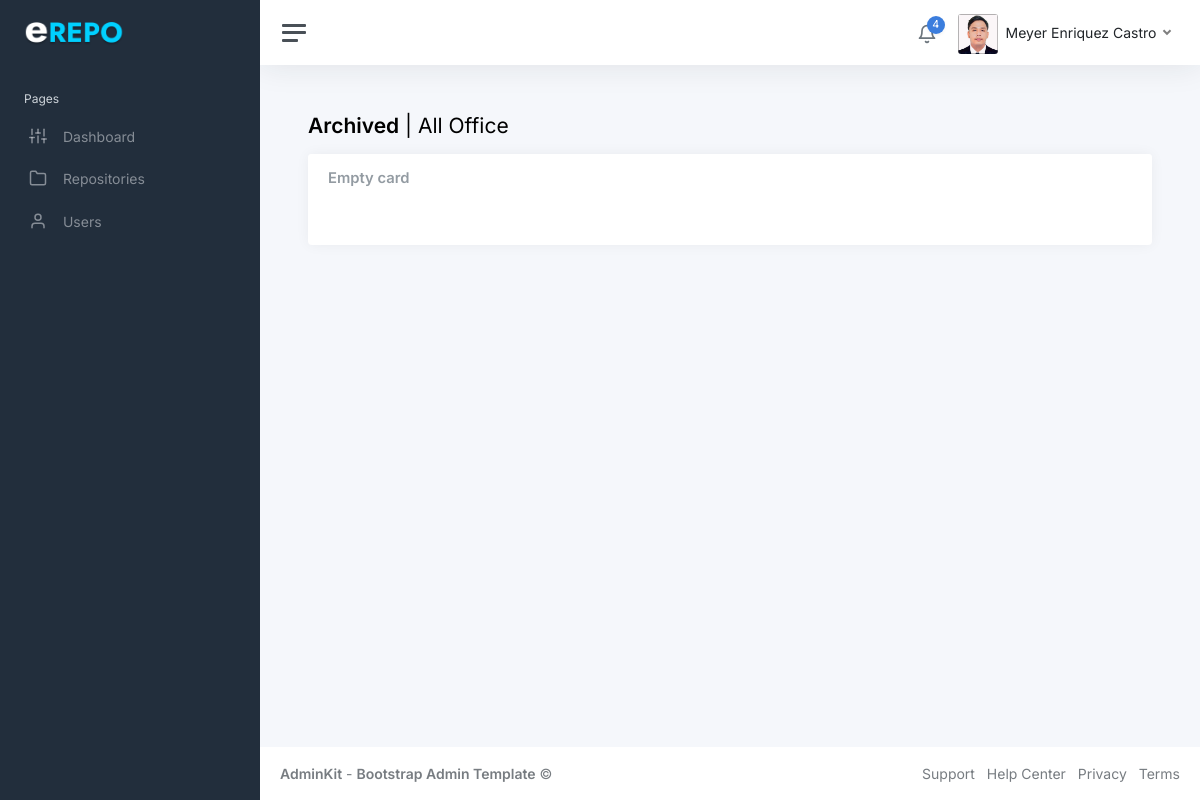
Page /frontend/archived.php (signed in) on the earlier database version.
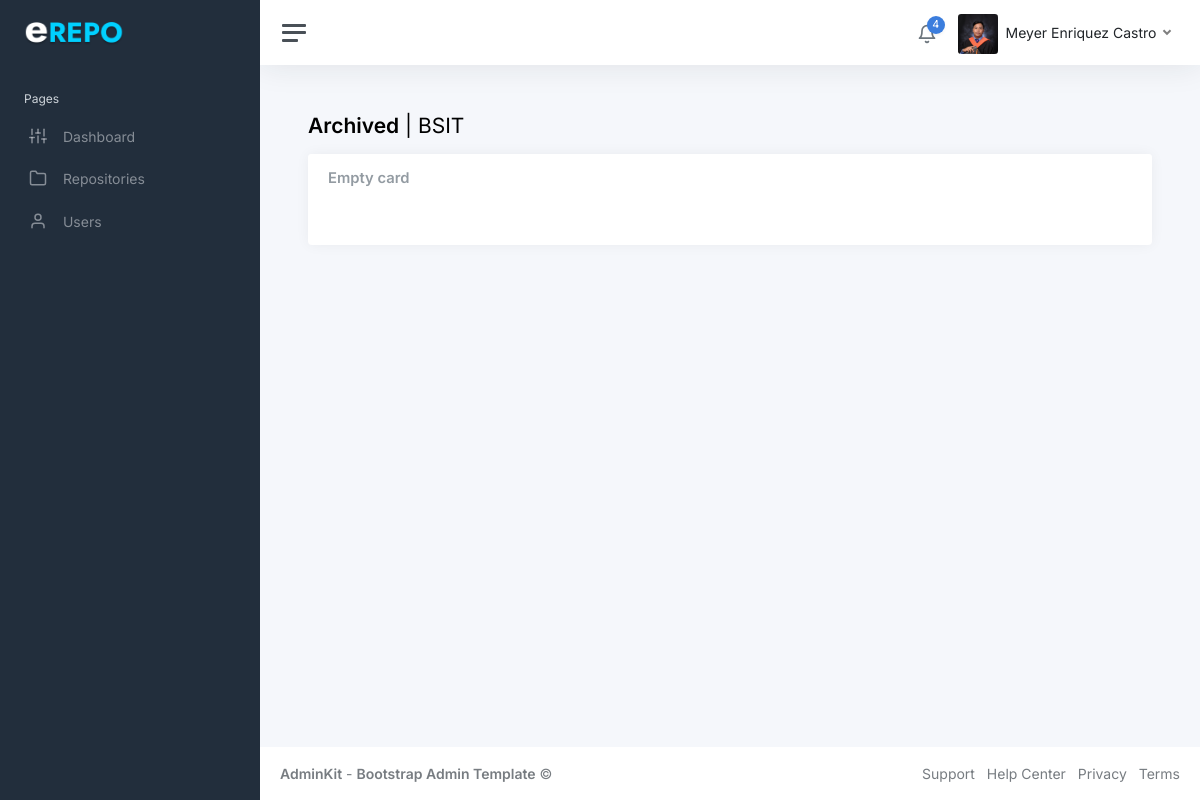
Same page on the later database version.
### tables this page shows
CREATE TABLE `users` (
  `id` int(11) NOT NULL,
  `full_name` varchar(100) NOT NULL,
  `email` varchar(100) NOT NULL,
  `password` varchar(255) NOT NULL,
  `profile_picture` varchar(255) DEFAULT NULL,
  `accesstype_id` int(11) DEFAULT NULL,
  `office_id` int(11) DEFAULT NULL,
  `dateCreated` timestamp NOT NULL DEFAULT current_timestamp()
);

CREATE TABLE `offices` (
  `office_id` int(11) NOT NULL,
  `officeName` varchar(200) NOT NULL,
  `officeCode` varchar(50) NOT NULL
);

### backend/function.php (called while the page is built, shortened)
<?php
function OfficeName($id){
    global $conn;
    $query = 'SELECT officeCode FROM offices WHERE office_id=?';
    $stmt = $conn->prepare($query);
    $stmt->bind_param('i', $id);
    $stmt->execute();
    $stmt->bind_result($officeName);
    return $officeName;
}
?>

### frontend/archived.php (the view, shortened to what this page needs)
<?php include'../backend/session.php';
include '../backend/db.php';
include "../backEnd/function.php";
?>
<!DOCTYPE html>
<html lang="en">
<head>
	<link rel="stylesheet" href="https://stackpath.bootstrapcdn.com/bootstrap/4.5.2/css/bootstrap.min.css">
	<link href="../static/css/app.css" rel="stylesheet">
</head>
<body>
	<div class="wrapper">
    <?php include'nav.php';?>
		<div class="main">
        <?php include'header-nav.php';?>
			<main class="content">
				<div class="container-fluid p-0">
					<h1 class="h3 mb-3"><strong>Archived</strong> |
					<?php
if (isset($_SESSION['id'])) {
    $user_id = $_SESSION['id'];
    $query = "SELECT * FROM users WHERE id = '$user_id'";
    $result = $conn->query($query);
    if ($result->num_rows == 1) {
        $user_data = $result->fetch_assoc();
        $office_id = $user_data['office_id'];
		if ($office_id == 0) {
			echo "All Offices";
		} else{
			echo officeName($user_data['office_id']);
		}
		}
	}
?>
                    </h1>
					<div class="row">
						<div class="col-12">
							<div class="card">
								<div class="card-header">
									<h5 class="card-title mb-0">Empty card</h5>
								</div>
								<div class="card-body">
								</div>
							</div>
						</div>
					</div>
				</div>
			</main>
			<footer class="footer">
				<div class="container-fluid">
					<div class="row text-muted">
						<div class="col-6 text-start">
							<p class="mb-0">
								<a class="text-muted" href="https://adminkit.io/" target="_blank"><strong>AdminKit</strong></a> - <a class="text-muted" href="https://adminkit.io/" target="_blank"><strong>Bootstrap Admin Template</strong></a>								&copy;
							</p>
						</div>
						<div class="col-6 text-end">
							<ul class="list-inline">
								<li class="list-inline-item">
									<a class="text-muted" href="https://adminkit.io/" target="_blank">Support</a>
								</li>
								<li class="list-inline-item">
									<a class="text-muted" href="https://adminkit.io/" target="_blank">Help Center</a>
								</li>
								<li class="list-inline-item">
									<a class="text-muted" href="https://adminkit.io/" target="_blank">Privacy</a>
								</li>
								<li class="list-inline-item">
									<a class="text-muted" href="https://adminkit.io/" target="_blank">Terms</a>
								</li>
							</ul>
						</div>
					</div>
				</div>
			</footer>
		</div>
	</div>
</body>
</html>

### frontend/header-nav.php (shortened to what this page needs)
<?php
$stmt = $conn->prepare("SELECT * FROM users WHERE id = ?");
$stmt->bind_param("i", $_SESSION['id']);
$stmt->execute();
$result = $stmt->get_result();
$user = $result->fetch_assoc();
?>
<nav class="navbar navbar-expand navbar-light navbar-bg">
				<a class="sidebar-toggle js-sidebar-toggle">
          <i class="hamburger align-self-center"></i>
        </a>
				<div class="navbar-collapse collapse">
					<ul class="navbar-nav navbar-align">
						<li class="nav-item dropdown">
							<a class="nav-icon dropdown-toggle" href="#" id="alertsDropdown" data-bs-toggle="dropdown">
								<div class="position-relative">
									<i class="align-middle" data-feather="bell"></i>
									<span class="indicator">4</span>
								</div>
							</a>
						</li>
						<li class="nav-item dropdown">
                <a class="nav-link dropdown-toggle d-none d-sm-inline-block" href="#" data-bs-toggle="dropdown">
				<img src="../backend/<?php echo $user['profile_picture']; ?>"
     			class="avatar img-fluid rounded me-1"
    			alt="Profile Picture"
     			onerror="this.onerror=null; this.src='../backend/default.jpg';" />
                    <span class="text-dark"><?php echo htmlspecialchars($user['full_name']); ?></span>
                </a>
            </li>
        </ul>
    </div>
</nav>

Differences in the rows shown:
changed users "Meyer Enriquez Castro": profile_picture: a different picture; office.officeCode "All Office" → "BSIT"
